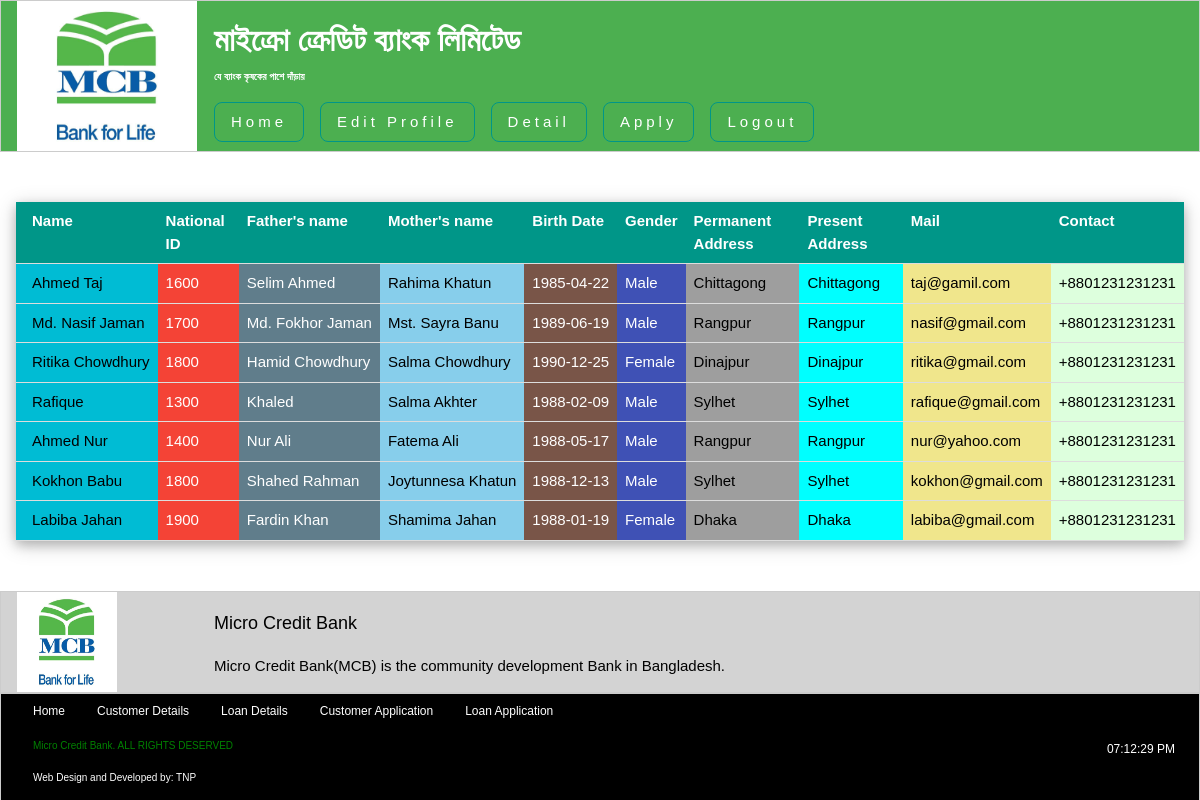
Screenshot of /customer_detail.php with the database file from the repository.
### tables this page shows
CREATE TABLE IF NOT EXISTS `customer` (
`customer_id` int(11) NOT NULL,
  `national_id` int(11) NOT NULL,
  `customer_name` varchar(255) NOT NULL,
  `father_name` varchar(255) NOT NULL,
  `mother_name` varchar(255) NOT NULL,
  `dob` varchar(255) NOT NULL,
  `gender` enum('Female','Male') NOT NULL,
  `email` varchar(255) NOT NULL,
  `permanent_address` varchar(255) NOT NULL,
  `present_address` varchar(255) NOT NULL,
  `contact` varchar(255) NOT NULL
);

### customer_detail.php (the view, shortened to what this page needs)
<?php
	$qry = "SELECT * FROM customer";
	$result = mysql_query($qry);
?>
	<div class="w3-container" style="min-height:295px;height:auto;">
	<?php
	if (mysql_num_rows($result) > 0)
	{
	?>
		<table class="w3-table w3-container w3-hoverable w3-bordered w3-middle w3-card-4" style="max-width:auto;width:100%;margin-top:50px; margin-bottom: 50px; font-family: Arial; ">
			<thead>
				<tr class="w3-teal">
					<th> Name </th>
					<th> National ID </th>
					<th> Father's name </th>
					<th> Mother's name </th>
					<th> Birth Date </th>
					<th> Gender </th>
					<th> Permanent Address </th>
					<th> Present Address </th>
					<th> Mail </th>
					<th> Contact </th>
				</tr>
			</thead>
	<?php
		while($row = mysql_fetch_assoc($result))
    	{
    		?>
			<tr>
				<td class="w3-button w3-cyan"> <?php echo $row['customer_name']; ?> </td>
				<td class="w3-button w3-red"> <?php echo $row['national_id']; ?> </td>
				<td class="w3-button w3-blue-grey"> <?php echo $row['father_name']; ?> </td>
				<td class="w3-button w3-light-blue"> <?php echo $row['mother_name']; ?> </td>
				<td class="w3-button w3-brown"> <?php echo $row['dob']; ?> </td>
				<td class="w3-button w3-indigo"> <?php echo $row['gender']; ?> </td>
				<td class="w3-button w3-grey"> <?php echo $row['permanent_address']; ?> </td>
				<td class="w3-button w3-aqua"> <?php echo $row['present_address']; ?> </td>
				<td class="w3-button w3-khaki"> <?php echo $row['email']; ?> </td>
				<td class="w3-button w3-pale-green"> <?php echo $row['contact']; ?> </td>
			</tr>
    	<?php
   		}
    	?>
    	</table>
    <?php
	}
	else
	{?>
		<p class="w3-row w3-row-padding w3-panel w3-red w3-middle"> No customer record  </p>
<?php
	}
?>
</div>

### css/w3_css.css (style rules this page uses)
html { box-sizing:border-box }
*,*:before,*:after { box-sizing:inherit }
html { -ms-text-size-adjust:100%;-webkit-text-size-adjust:100% }
body { margin:0 }
html,body { font-family:Verdana,sans-serif;font-size:15px;line-height:1.5 }
html { overflow-x:hidden }
.w3-table,.w3-table-all { border-collapse:collapse;border-spacing:0;width:100%;display:table }
.w3-bordered tr,.w3-table-all tr { border-bottom:1px solid #ddd }
.w3-table td,.w3-table th,.w3-table-all td,.w3-table-all th { padding:8px 8px;display:table-cell;text-align:left;vertical-align:top }
.w3-table th:first-child,.w3-table td:first-child,.w3-table-all th:first-child,.w3-table-all td:first-child { padding-left:16px }
.w3-btn,.w3-button { border:none;display:inline-block;padding:8px 16px;vertical-align:middle;overflow:hidden;text-decoration:none;color:inherit;background-color:inherit;text-align:center;cursor:pointer;white-space:nowrap }
.w3-btn,.w3-button { -webkit-touch-callout:none;-webkit-user-select:none;-khtml-user-select:none;-moz-user-select:none;-ms-user-select:none;user-select:none }
.w3-container:after,.w3-container:before,.w3-panel:after,.w3-panel:before,.w3-row:after,.w3-row:before,.w3-row-padding:after,.w3-row-padding:before, .w3-cell-row:before,.w3-cell-row:after,.w3-clear:after,.w3-clear:before,.w3-bar:before,.w3-bar:after { content:"";display:table;clear:both }
.w3-container,.w3-panel { padding:0.01em 16px }
.w3-card-4,.w3-hover-shadow:hover { box-shadow:0 4px 10px 0 rgba(0,0,0,0.2),0 4px 20px 0 rgba(0,0,0,0.19) }
.w3-aqua,.w3-hover-aqua:hover { color:#000!important;background-color:#00ffff!important }
.w3-light-blue,.w3-hover-light-blue:hover { color:#000!important;background-color:#87CEEB!important }
.w3-brown,.w3-hover-brown:hover { color:#fff!important;background-color:#795548!important }
.w3-cyan,.w3-hover-cyan:hover { color:#000!important;background-color:#00bcd4!important }
.w3-blue-grey,.w3-hover-blue-grey:hover,.w3-blue-gray,.w3-hover-blue-gray:hover { color:#fff!important;background-color:#607d8b!important }
.w3-indigo,.w3-hover-indigo:hover { color:#fff!important;background-color:#3f51b5!important }
.w3-khaki,.w3-hover-khaki:hover { color:#000!important;background-color:#f0e68c!important }
.w3-red,.w3-hover-red:hover { color:#fff!important;background-color:#f44336!important }
.w3-teal,.w3-hover-teal:hover { color:#fff!important;background-color:#009688!important }
.w3-grey,.w3-hover-grey:hover,.w3-gray,.w3-hover-gray:hover { color:#000!important;background-color:#9e9e9e!important }
.w3-pale-green,.w3-hover-pale-green:hover { color:#000!important;background-color:#ddffdd!important }
.w3-middle { margin: 0 auto; }

### rows the page displays
customer: customer_name "Ahmed Taj", national "1600", father_name "Selim Ahmed", mother_name "Rahima Khatun", dob "1985-04-22", gender "Male", permanent_address "Chittagong", present_address "Chittagong", email "taj@gamil.com", contact "+8801231231231"
customer: customer_name "Md. Nasif Jaman", national "1700", father_name "Md. Fokhor Jaman", mother_name "Mst. Sayra Banu", dob "1989-06-19", gender "Male", permanent_address "Rangpur", present_address "Rangpur", email "nasif@gmail.com", contact "+8801231231231"
customer: customer_name "Ritika Chowdhury", national "1800", father_name "Hamid Chowdhury", mother_name "Salma Chowdhury", dob "1990-12-25", gender "Female", permanent_address "Dinajpur", present_address "Dinajpur", email "ritika@gmail.com", contact "+8801231231231"
customer: customer_name "Rafique", national "1300", father_name "Khaled", mother_name "Salma Akhter", dob "1988-02-09", gender "Male", permanent_address "Sylhet", present_address "Sylhet", email "rafique@gmail.com", contact "+8801231231231"
customer: customer_name "Ahmed Nur", national "1400", father_name "Nur Ali", mother_name "Fatema Ali", dob "1988-05-17", gender "Male", permanent_address "Rangpur", present_address "Rangpur", email "nur@yahoo.com", contact "+8801231231231"
customer: customer_name "Kokhon Babu", national "1800", father_name "Shahed Rahman", mother_name "Joytunnesa Khatun", dob "1988-12-13", gender "Male", permanent_address "Sylhet", present_address "Sylhet", email "kokhon@gmail.com", contact "+8801231231231"
customer: customer_name "Labiba Jahan", national "1900", father_name "Fardin Khan", mother_name "Shamima Jahan", dob "1988-01-19", gender "Female", permanent_address "Dhaka", present_address "Dhaka", email "labiba@gmail.com", contact "+8801231231231"
